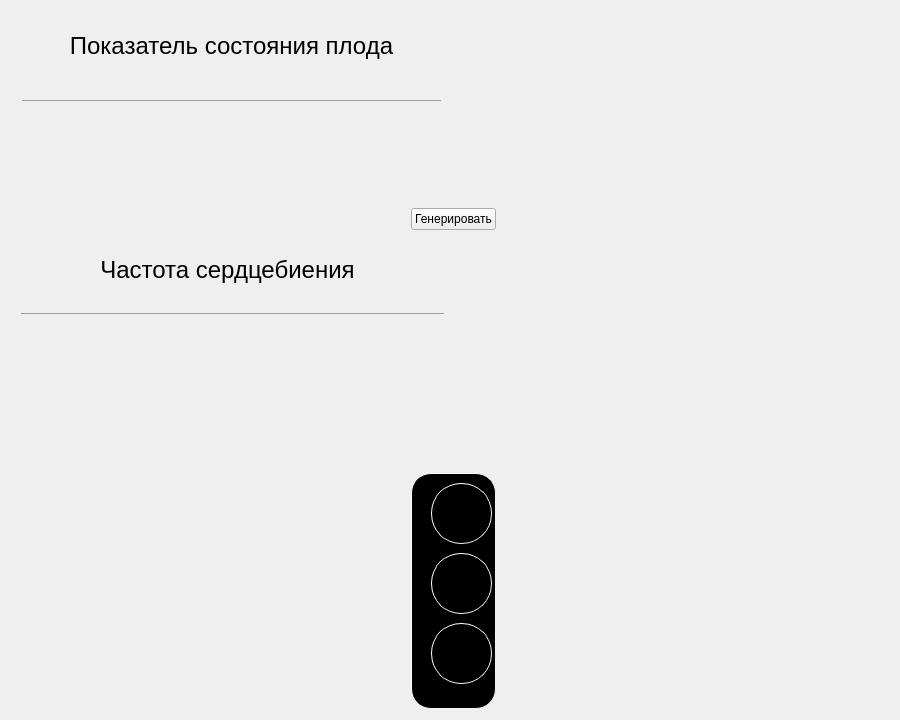
<?xml version="1.0" encoding="UTF-8"?>
<ui version="4.0">
 <class>mainX11</class>
 <widget class="QMainWindow" name="mainX11">
  <property name="windowModality">
   <enum>Qt::NonModal</enum>
  </property>
  <property name="geometry">
   <rect>
    <x>0</x>
    <y>0</y>
    <width>900</width>
    <height>720</height>
   </rect>
  </property>
  <property name="sizePolicy">
   <sizepolicy hsizetype="Fixed" vsizetype="Fixed">
    <horstretch>0</horstretch>
    <verstretch>0</verstretch>
   </sizepolicy>
  </property>
  <property name="minimumSize">
   <size>
    <width>0</width>
    <height>0</height>
   </size>
  </property>
  <property name="maximumSize">
   <size>
    <width>900</width>
    <height>720</height>
   </size>
  </property>
  <property name="windowTitle">
   <string>mainX11</string>
  </property>
  <widget class="QWidget" name="centralWidget">
   <layout class="QGridLayout" name="gridLayout">
    <item row="1" column="3">
     <spacer name="horizontalSpacer_4">
      <property name="orientation">
       <enum>Qt::Horizontal</enum>
      </property>
      <property name="sizeHint" stdset="0">
       <size>
        <width>378</width>
        <height>20</height>
       </size>
      </property>
     </spacer>
    </item>
    <item row="0" column="0" colspan="4">
     <widget class="QWidget" name="widget" native="true">
      <property name="sizePolicy">
       <sizepolicy hsizetype="Minimum" vsizetype="Minimum">
        <horstretch>0</horstretch>
        <verstretch>0</verstretch>
       </sizepolicy>
      </property>
      <property name="maximumSize">
       <size>
        <width>441</width>
        <height>191</height>
       </size>
      </property>
      <layout class="QVBoxLayout" name="verticalLayout">
       <item>
        <widget class="QLabel" name="label">
         <property name="font">
          <font>
           <pointsize>18</pointsize>
          </font>
         </property>
         <property name="text">
          <string>&lt;center&gt;Показатель состояния плода&lt;/center&gt;</string>
         </property>
        </widget>
       </item>
       <item>
        <widget class="QLabel" name="label_2">
         <property name="toolTip">
          <string/>
         </property>
         <property name="whatsThis">
          <string/>
         </property>
         <property name="text">
          <string>&lt;html&gt;
&lt;body&gt;
	&lt;hr&gt;
&lt;/body&gt;
&lt;/html&gt;</string>
         </property>
        </widget>
       </item>
       <item>
        <widget class="QLabel" name="show_status">
         <property name="font">
          <font>
           <pointsize>40</pointsize>
          </font>
         </property>
         <property name="text">
          <string/>
         </property>
         <property name="alignment">
          <set>Qt::AlignCenter</set>
         </property>
        </widget>
       </item>
      </layout>
     </widget>
    </item>
    <item row="1" column="2">
     <widget class="QPushButton" name="pushButton">
      <property name="text">
       <string>Генерировать</string>
      </property>
     </widget>
    </item>
    <item row="2" column="0" colspan="4">
     <widget class="QWidget" name="widget_2" native="true">
      <property name="maximumSize">
       <size>
        <width>441</width>
        <height>231</height>
       </size>
      </property>
      <widget class="QLabel" name="label_4">
       <property name="geometry">
        <rect>
         <x>70</x>
         <y>20</y>
         <width>293</width>
         <height>28</height>
        </rect>
       </property>
       <property name="font">
        <font>
         <pointsize>18</pointsize>
        </font>
       </property>
       <property name="text">
        <string>&lt;html&gt;&lt;head/&gt;&lt;body&gt;&lt;p align=&quot;center&quot;&gt;Частота сердцебиения&lt;/p&gt;&lt;/body&gt;&lt;/html&gt;</string>
       </property>
       <property name="alignment">
        <set>Qt::AlignCenter</set>
       </property>
      </widget>
      <widget class="QLabel" name="label_7">
       <property name="geometry">
        <rect>
         <x>10</x>
         <y>60</y>
         <width>423</width>
         <height>35</height>
        </rect>
       </property>
       <property name="toolTip">
        <string/>
       </property>
       <property name="whatsThis">
        <string/>
       </property>
       <property name="text">
        <string>&lt;html&gt;
&lt;body&gt;
	&lt;hr&gt;
&lt;/body&gt;
&lt;/html&gt;</string>
       </property>
      </widget>
      <widget class="QLabel" name="freq_heart">
       <property name="geometry">
        <rect>
         <x>9</x>
         <y>92</y>
         <width>423</width>
         <height>124</height>
        </rect>
       </property>
       <property name="font">
        <font>
         <pointsize>40</pointsize>
        </font>
       </property>
       <property name="text">
        <string>&lt;html&gt;&lt;head/&gt;&lt;body&gt;&lt;p&gt;&lt;br/&gt;&lt;/p&gt;&lt;/body&gt;&lt;/html&gt;</string>
       </property>
       <property name="alignment">
        <set>Qt::AlignCenter</set>
       </property>
      </widget>
     </widget>
    </item>
    <item row="3" column="2">
     <widget class="QFrame" name="frame">
      <property name="autoFillBackground">
       <bool>false</bool>
      </property>
      <property name="styleSheet">
       <string notr="true">background-color: black;
border-style: outset;
border-width: 1px;
border-radius: 20px;
border-color: beige;
 </string>
      </property>
      <property name="frameShape">
       <enum>QFrame::StyledPanel</enum>
      </property>
      <property name="frameShadow">
       <enum>QFrame::Plain</enum>
      </property>
      <widget class="QLabel" name="stat_1">
       <property name="geometry">
        <rect>
         <x>20</x>
         <y>10</y>
         <width>61</width>
         <height>61</height>
        </rect>
       </property>
       <property name="font">
        <font>
         <kerning>true</kerning>
        </font>
       </property>
       <property name="layoutDirection">
        <enum>Qt::LeftToRight</enum>
       </property>
       <property name="styleSheet">
        <string notr="true">border-radius: 30px;</string>
       </property>
       <property name="frameShape">
        <enum>QFrame::Panel</enum>
       </property>
       <property name="lineWidth">
        <number>1</number>
       </property>
       <property name="text">
        <string>&lt;html&gt;&lt;head/&gt;&lt;body&gt;&lt;p&gt;&lt;br/&gt;&lt;/p&gt;&lt;/body&gt;&lt;/html&gt;</string>
       </property>
       <property name="scaledContents">
        <bool>true</bool>
       </property>
       <property name="alignment">
        <set>Qt::AlignLeading|Qt::AlignLeft|Qt::AlignVCenter</set>
       </property>
       <property name="textInteractionFlags">
        <set>Qt::LinksAccessibleByMouse</set>
       </property>
      </widget>
      <widget class="QLabel" name="stat_2">
       <property name="geometry">
        <rect>
         <x>20</x>
         <y>80</y>
         <width>61</width>
         <height>61</height>
        </rect>
       </property>
       <property name="styleSheet">
        <string notr="true">border-radius: 30px;</string>
       </property>
       <property name="text">
        <string/>
       </property>
       <property name="scaledContents">
        <bool>true</bool>
       </property>
      </widget>
      <widget class="QLabel" name="stat_3">
       <property name="geometry">
        <rect>
         <x>20</x>
         <y>150</y>
         <width>61</width>
         <height>61</height>
        </rect>
       </property>
       <property name="styleSheet">
        <string notr="true">border-radius: 30px;</string>
       </property>
       <property name="text">
        <string/>
       </property>
       <property name="scaledContents">
        <bool>true</bool>
       </property>
      </widget>
     </widget>
    </item>
    <item row="1" column="0">
     <spacer name="horizontalSpacer_3">
      <property name="orientation">
       <enum>Qt::Horizontal</enum>
      </property>
      <property name="sizeHint" stdset="0">
       <size>
        <width>378</width>
        <height>20</height>
       </size>
      </property>
     </spacer>
    </item>
    <item row="3" column="0">
     <spacer name="horizontalSpacer">
      <property name="orientation">
       <enum>Qt::Horizontal</enum>
      </property>
      <property name="sizeHint" stdset="0">
       <size>
        <width>302</width>
        <height>20</height>
       </size>
      </property>
     </spacer>
    </item>
    <item row="3" column="3">
     <spacer name="horizontalSpacer_2">
      <property name="orientation">
       <enum>Qt::Horizontal</enum>
      </property>
      <property name="sizeHint" stdset="0">
       <size>
        <width>302</width>
        <height>20</height>
       </size>
      </property>
     </spacer>
    </item>
   </layout>
  </widget>
 </widget>
 <layoutdefault spacing="6" margin="11"/>
 <resources/>
 <connections/>
</ui>
